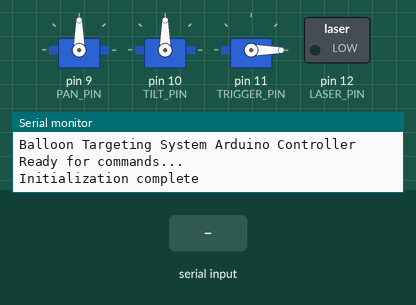
Bench run of a sketch on a simulated Arduino Uno, built with avr-gcc and run on an emulated ATmega328P. Shown: 3 × servo, switched loads named in the sketch (green lamp = pin HIGH), the last lines printed to the serial monitor. Inputs (shaded band) come from the test bench.

Above: at 2.2 s.
2.3 s: "LASER:ON\n" received over Serial
At 3.5 s:
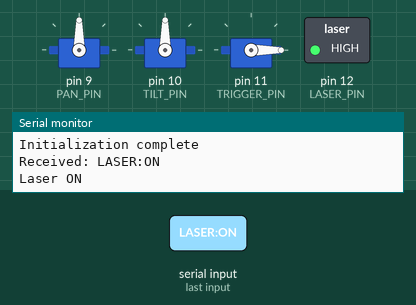
3.8 s: "FIRE:90\n" received over Serial
At 4.6 s:
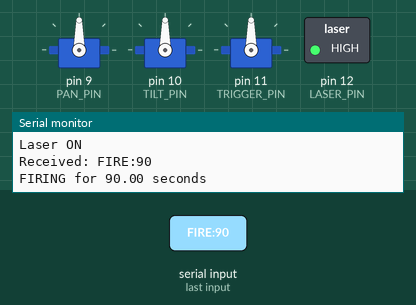
Timing chart, 0 to 6.8 s (numbered marks = the images above; inputs shaded):
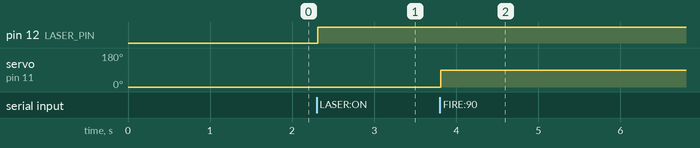

Measured:
- after the input at 2.3 s, pin 12 (LASER_PIN): LOW → HIGH at once
- after the input at 3.8 s, servo on pin 11 (TRIGGER_PIN): 0° → 90° at once

The sketch:

arduino_code.ino
```cpp
/*
Arduino Code for Balloon Targeting System
Receives serial commands from Python and controls servos and laser.

Hardware Connections:
- Pan Servo: Pin 9
- Tilt Servo: Pin 10
- Trigger Servo: Pin 11
- Laser Module: Pin 12 (via relay or transistor)

Serial Commands:
- PAN:90.0,TILT:90.0  -> Move servos to specified angles
- FIRE:0.5            -> Fire trigger for specified duration
- LASER:ON            -> Turn laser on
- LASER:OFF           -> Turn laser off
*/

#include <Servo.h>

// Servo objects
Servo panServo;
Servo tiltServo;
Servo triggerServo;

// Pin definitions
const int PAN_PIN = 9;
const int TILT_PIN = 10;
const int TRIGGER_PIN = 11;
const int LASER_PIN = 12;

// Servo positions
float panAngle = 90.0;
float tiltAngle = 90.0;
float triggerRestAngle = 0.0;
float triggerFireAngle = 90.0;

// Laser state
bool laserState = false;

// Serial communication
String inputString = "";
bool stringComplete = false;

void setup() {
  // Initialize serial communication
  Serial.begin(9600);
  Serial.println("Balloon Targeting System Arduino Controller");
  Serial.println("Ready for commands...");

  // Attach servos
  panServo.attach(PAN_PIN);
  tiltServo.attach(TILT_PIN);
  triggerServo.attach(TRIGGER_PIN);

  // Initialize laser pin
  pinMode(LASER_PIN, OUTPUT);
  digitalWrite(LASER_PIN, LOW);

  // Move servos to center position
  panServo.write(panAngle);
  tiltServo.write(tiltAngle);
  triggerServo.write(triggerRestAngle);

  delay(1000);  // Allow servos to reach position

  Serial.println("Initialization complete");
}

void loop() {
  // Check for serial commands
  if (stringComplete) {
    processCommand(inputString);
    inputString = "";
    stringComplete = false;
  }
}

void serialEvent() {
  while (Serial.available()) {
    char inChar = (char)Serial.read();

    if (inChar == '\n') {
      stringComplete = true;
    } else {
      inputString += inChar;
    }
  }
}

void processCommand(String command) {
  command.trim();
  Serial.println("Received: " + command);

  if (command.startsWith("PAN:") && command.indexOf("TILT:") > 0) {
    // Parse pan and tilt angles
    int panIndex = command.indexOf("PAN:") + 4;
    int commaIndex = command.indexOf(",");
    int tiltIndex = command.indexOf("TILT:") + 5;

    if (panIndex > 3 && commaIndex > panIndex && tiltIndex > commaIndex) {
      float newPanAngle = command.substring(panIndex, commaIndex).toFloat();
      float newTiltAngle = command.substring(tiltIndex).toFloat();

      moveServos(newPanAngle, newTiltAngle);
    }
  }
  else if (command.startsWith("FIRE:")) {
    // Parse fire duration
    float duration = command.substring(5).toFloat();
    fireWeapon(duration);
  }
  else if (command == "LASER:ON") {
    setLaser(true);
  }
  else if (command == "LASER:OFF") {
    setLaser(false);
  }
  else {
    Serial.println("Unknown command: " + command);
  }
}

void moveServos(float newPanAngle, float newTiltAngle) {
  // Constrain angles to safe limits
  newPanAngle = constrain(newPanAngle, 0, 180);
  newTiltAngle = constrain(newTiltAngle, 45, 135);  // Limited tilt range for safety

  panAngle = newPanAngle;
  tiltAngle = newTiltAngle;

  // Move servos smoothly
  panServo.write(panAngle);
  tiltServo.write(tiltAngle);

  Serial.println("Moved to Pan:" + String(panAngle) + " Tilt:" + String(tiltAngle));

  delay(50);  // Small delay for servo movement
}

void fireWeapon(float duration) {
  Serial.println("FIRING for " + String(duration) + " seconds");

  // Move trigger servo to fire position
  triggerServo.write(triggerFireAngle);
  delay(duration * 1000);  // Convert to milliseconds

  // Return trigger to rest position
  triggerServo.write(triggerRestAngle);

  Serial.println("Fire sequence complete");
}

void setLaser(bool state) {
  laserState = state;
  digitalWrite(LASER_PIN, state ? HIGH : LOW);

  Serial.println("Laser " + String(state ? "ON" : "OFF"));
}

// Emergency stop function (can be called via serial or button)
void emergencyStop() {
  // Turn off laser
  setLaser(false);

  // Center servos
  moveServos(90, 90);

  // Ensure trigger is at rest
  triggerServo.write(triggerRestAngle);

  Serial.println("EMERGENCY STOP ACTIVATED");
}
```
